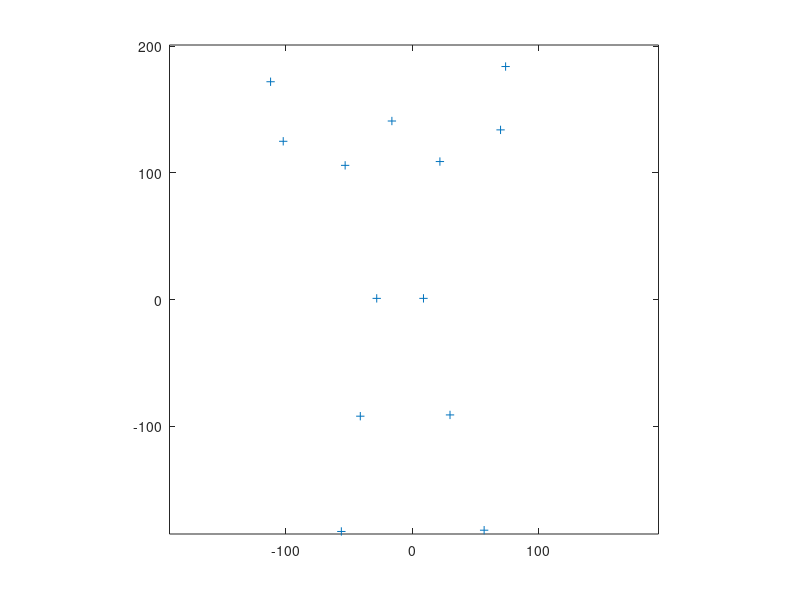

Write the MATLAB code that produced this figure.
clc;
clear all;
close all;
%% Cargo Datos relevados, 77 frames, en 13 marcadores
%   M =[  x   y   z   fila    marcador    frame  ]
load('wave_ground_truth.mat');
% Elijo marcador entre 0 y 12. Si es mas de un marcador, lo armo como
% matriz
marcador = 0:12;
x=[];y =[];z =[];
for i=1:length(marcador)
    x = [x;M(find(M(:,5)==marcador(i)),1)'];
    y = [y;M(find(M(:,5)==marcador(i)),2)'];
    z = [z;M(find(M(:,5)==marcador(i)),3)'];
end
% Elijo los ejes a graficar
X = y;
Y = z;

for i=1:length(X)
   plot(X(:,i),Y(:,i),'+');
   axis([min(min(X)),max(max(X)),min(min(Y)),max(max(Y))]);
   axis square;
   pause(1/60);
end;
